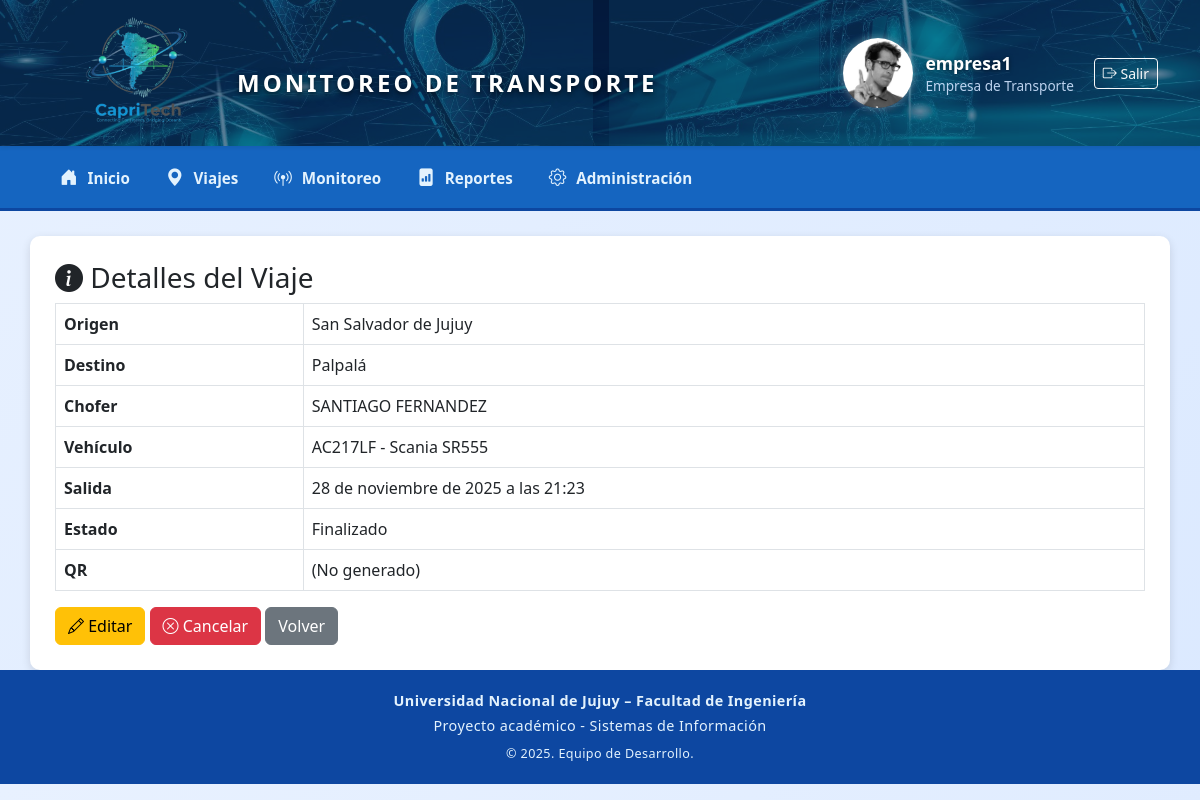
The app's page /viajes/7dbc7a7e-1cdd-4372-a29d-b6a39c6dd448/ (signed in) with its own data.
### transporte/models.py (models this page shows, shortened)
class Usuario(AbstractUser):
    ROLES = [
        ('ADMIN', 'Administrador'),
        ('EMPRESA', 'Empresa de Transporte'),
        ('CHOFER', 'Chofer'),
        ('FRONTERA', 'Agente de Frontera'),
    ]
    rol = models.CharField(max_length=20, choices=ROLES, default='EMPRESA')
    photo = models.ImageField(upload_to='profiles/', blank=True, null=True)

class Viaje(models.Model):
    ESTADOS = [
        ("PROGRAMADO", "Programado"),
        ("EN_CURSO", "En curso"),
        ("FINALIZADO", "Finalizado"),
        ("CANCELADO", "Cancelado"),
    ]
    id = models.UUIDField(primary_key=True, default=uuid.uuid4, editable=False)
    empresa = models.ForeignKey(Empresa, on_delete=models.CASCADE, related_name="viajes")
    chofer = models.ForeignKey(Chofer, on_delete=models.CASCADE, related_name="viajes")
    vehiculo = models.ForeignKey(Vehiculo, on_delete=models.CASCADE, related_name="viajes")
    carga = models.ForeignKey(Carga, on_delete=models.CASCADE, related_name="viajes")
    origen = models.CharField(max_length=150)
    destino = models.CharField(max_length=150)
    lat_origen = models.DecimalField(max_digits=9, decimal_places=6, null=True, blank=True)
    lon_origen = models.DecimalField(max_digits=9, decimal_places=6, null=True, blank=True)
    lat_destino = models.DecimalField(max_digits=9, decimal_places=6, null=True, blank=True)
    lon_destino = models.DecimalField(max_digits=9, decimal_places=6, null=True, blank=True)
    fecha_salida = models.DateTimeField()
    fecha_llegada_estimada = models.DateTimeField()
    fecha_llegada_real = models.DateTimeField(null=True, blank=True)
    estado = models.CharField(max_length=20, choices=ESTADOS, default="PROGRAMADO")
    ubicacion_actual = models.CharField(max_length=200, blank=True, null=True)
    codigo_qr = models.ImageField(upload_to="qrcodes/", blank=True, null=True)
    distancia_km = models.FloatField(default=0)
    kilometros_recorridos = models.FloatField(default=0)
    duracion_horas = models.FloatField(default=0)
    tiempo_total_horas = models.FloatField(default=0)
    consumo_promedio = models.FloatField(default=0, help_text="Litros por 100 km")
    velocidad_promedio = models.FloatField(default=0, help_text="km/h")
    costo_estimado = models.FloatField(default=0)
    costo_combustible = models.FloatField(default=0, help_text="Costo total de combustible en USD")
    litros_consumidos = models.FloatField(default=0, help_text="Litros de combustible utilizados en el viaje")
    precio_combustible = models.FloatField(default=1.5, help_text="Precio por litro en USD")

class Chofer(models.Model):
    nombre = models.CharField(max_length=100)
    apellido = models.CharField(max_length=100)
    documento = models.CharField(max_length=15, unique=True)
    licencia_nro = models.CharField(max_length=30)
    empresa = models.ForeignKey(Empresa, on_delete=models.CASCADE, related_name='choferes')
    def __str__(self):
        return f"{self.nombre} {self.apellido}"

class Vehiculo(models.Model):
    patente = models.CharField(max_length=10, unique=True)
    marca = models.CharField(max_length=50)
    modelo = models.CharField(max_length=50)
    capacidad = models.FloatField(help_text="Capacidad máxima en toneladas")
    consumo_promedio = models.FloatField(default=0, help_text="Consumo estimado (litros/km)")
    costo_km = models.FloatField(default=0, help_text="Costo operativo por km en ARS")
    empresa = models.ForeignKey(Empresa, on_delete=models.CASCADE, related_name='vehiculos')
    estado = models.CharField(max_length=20, choices=[
        ('activo', 'Activo'),
        ('mantenimiento', 'En mantenimiento'),
        ('inactivo', 'Inactivo')
    ], default='activo')
    fecha_alta = models.DateField(auto_now_add=True)
    def __str__(self):
        return f"{self.patente} - {self.marca} {self.modelo}"

### transporte/views.py (the view)
# urls.py: path('viajes/<uuid:pk>/', views.viaje_detalle, name='viaje_detalle'),
@login_required
def viaje_detalle(request, pk):
    viaje = get_object_or_404(Viaje, pk=pk)
    return render(request, 'viajes/viaje_detalle.html', {'viaje': viaje})

### transporte/templates/viajes/viaje_detalle.html
{% extends 'transporte/base.html' %}
{% block content %}
<h3><i class="bi bi-info-circle-fill"></i> Detalles del Viaje</h3>
<table class="table table-bordered">
    <tr><th>Origen</th><td>{{ viaje.origen }}</td></tr>
    <tr><th>Destino</th><td>{{ viaje.destino }}</td></tr>
    <tr><th>Chofer</th><td>{{ viaje.chofer }}</td></tr>
    <tr><th>Vehículo</th><td>{{ viaje.vehiculo }}</td></tr>
    <tr><th>Salida</th><td>{{ viaje.fecha_salida }}</td></tr>
    <tr><th>Estado</th><td>{{ viaje.get_estado_display }}</td></tr>
    <tr><th>QR</th><td>
        {% if viaje.codigo_qr %}
            <img src="{{ viaje.codigo_qr.url }}" width="200">
        {% else %}
            (No generado)
        {% endif %}
    </td></tr>
</table>
<div class="mt-3">
    <a href="{% url 'viaje_edit' viaje.id %}" class="btn btn-warning">
        <i class="bi bi-pencil"></i> Editar
    </a>
    {% if viaje.estado != "CANCELADO" %}
    <a href="{% url 'viaje_cancelar' viaje.id %}" class="btn btn-danger"
       onclick="return confirm('¿Seguro que deseas cancelar este viaje?');">
        <i class="bi bi-x-circle"></i> Cancelar
    </a>
    {% endif %}
    <a href="{% url 'viaje_list' %}" class="btn btn-secondary">Volver</a>
</div>
{% endblock %}

### transporte/templates/transporte/base.html (shortened to what this page needs)
{% load static %}
<!DOCTYPE html>
<html lang="es">
<head>
    <link href="https://cdn.jsdelivr.net/npm/bootstrap@5.3.0/dist/css/bootstrap.min.css" rel="stylesheet">
    <link rel="stylesheet" href="https://unpkg.com/leaflet@1.9.4/dist/leaflet.css">
    <link rel="stylesheet" href="https://cdn.jsdelivr.net/npm/bootstrap-icons@1.11.0/font/bootstrap-icons.css">
    <link rel="stylesheet" href="https://cdn.jsdelivr.net/npm/swiper@11/swiper-bundle.min.css" />
</head>
<body>
{% if user.is_authenticated %}
<nav class="navbar navbar-expand-lg navbar-main watermark-header shadow-sm">
    <div class="container d-flex justify-content-between align-items-center">
        <div class="d-flex align-items-center">
            <a href="{% url 'home' %}" class="d-flex align-items-center text-decoration-none text-white">
                <img src="{% static 'img/logo_capritech.png' %}"
                     alt="CapriTech Logo"
                     style="height: 130px; width: auto;">
                <span class="header-title">MONITOREO DE TRANSPORTE</span>
            </a>
        </div>
        <div class="d-flex align-items-center">
<div class="header-userbox">
    {% if user.photo %}
    <img src="{{ user.photo.url }}">
    {% else %}
    <img src="{% static 'img/default.jpg' %}">
    {% endif %}
    <div>
        <div class="header-username">{{ user.username }}</div>
        <div class="header-userrole">{{ user.get_rol_display }}</div>
    </div>
</div>
            <form id="logout-form" method="post" action="{% url 'logout' %}">
                <button type="submit" class="btn btn-outline-light btn-sm">
                    <i class="bi bi-box-arrow-right"></i> Salir
                </button>
            </form>
        </div>
    </div>
</nav>
<nav class="submenu">
    <div class="container">
        <ul class="nav">
            <li class="nav-item">
                <a class="nav-link {% if request.resolver_match.url_name == 'home' %}active{% endif %}"
                   href="{% url 'home' %}">
                    <i class="bi bi-house-door-fill"></i> Inicio
                </a>
            </li>
            <li class="nav-item">
                <a class="nav-link {% if request.resolver_match.url_name == 'viaje_list' %}active{% endif %}"
                   href="{% url 'viaje_list' %}">
                    <i class="bi bi-geo-alt-fill"></i> Viajes
                </a>
            </li>
            <li class="nav-item">
                <a class="nav-link {% if request.resolver_match.url_name == 'monitoreo_demo' %}active{% endif %}"
                   href="{% url 'monitoreo_demo' %}">
                    <i class="bi bi-broadcast-pin"></i> Monitoreo
                </a>
            </li>
            <li class="nav-item">
                <a class="nav-link {% if request.resolver_match.url_name == 'reporte_viajes_completados' %}active{% endif %}"
                   href="{% url 'reporte_viajes_completados' %}">
                    <i class="bi bi-file-bar-graph-fill"></i> Reportes
                </a>
            </li>
            <li class="nav-item">
                <a class="nav-link {% if request.resolver_match.url_name == 'admin:index' %}active{% endif %}"
                   href="/admin/">
                    <i class="bi bi-gear"></i> Administración
                </a>
            </li>
        </ul>
    </div>
</nav>
<div class="container main-container">
    {% block content %}{% endblock %}
</div>
{% else %}
{% block auth_content %}{% endblock %}
{% endif %}
<footer class="text-center">
    <p class="mb-1 fw-bold">Universidad Nacional de Jujuy – Facultad de Ingeniería</p>
    <p class="mb-0">Proyecto académico - Sistemas de Información</p>
    <small class="d-block mt-2">© 2025. Equipo de Desarrollo.</small>
</footer>
</body>
</html>

### records on screen
Usuario: username "empresa1", rol "Empresa de Transporte"
Viaje: origen "San Salvador de Jujuy", destino "Palpalá", chofer "SANTIAGO FERNANDEZ", vehiculo "AC217LF - Scania SR555", fecha_salida "28 de noviembre de 2025 a las 21:23", estado "Finalizado"
